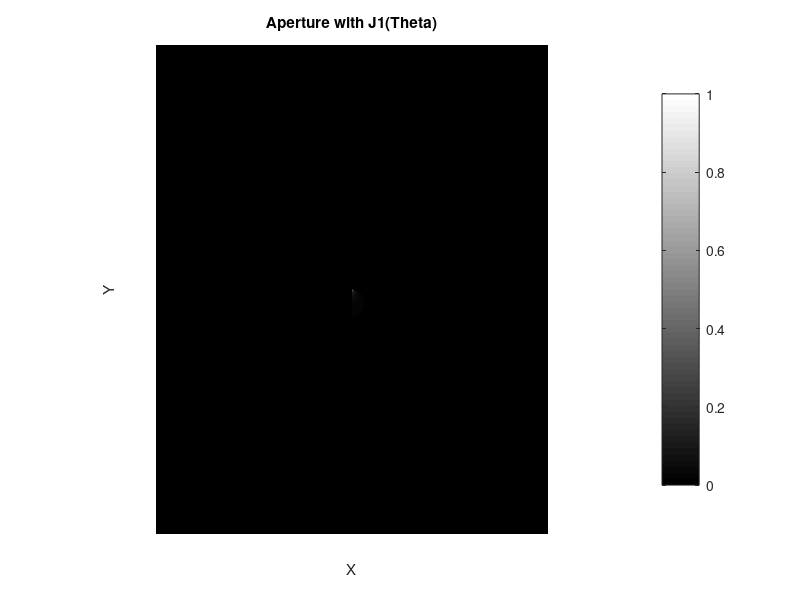
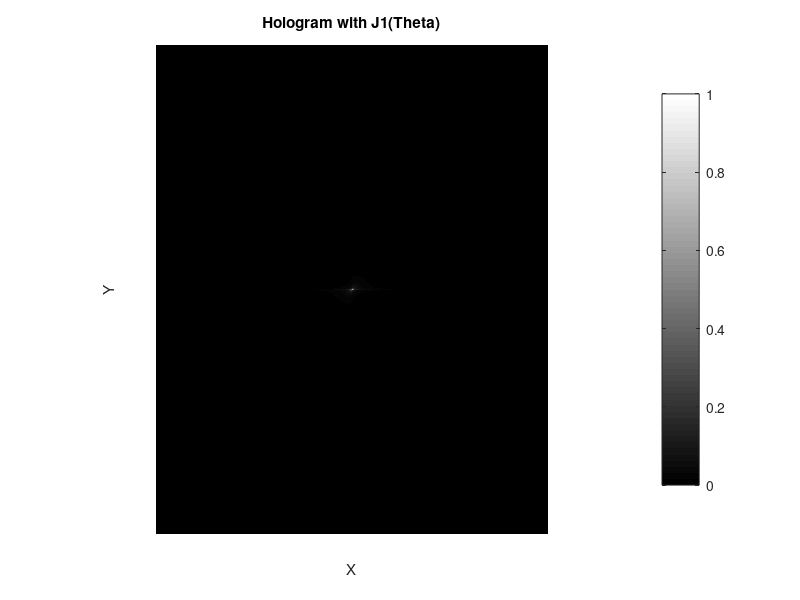

Write MATLAB code to recreate these figures, in order.
clc; clear; close all;

% Define the size of the hologram plane in pixels
num_rows = 1280; % Vertical resolution
num_cols = 1024; % Horizontal resolution

% Create the spatial coordinate arrays
u = linspace(-num_cols / 2, num_cols / 2, num_cols); % Horizontal pixel indices
v = linspace(-num_rows / 2, num_rows / 2, num_rows); % Vertical pixel indices

% Create the 2D grid
[U, V] = meshgrid(u, v);

% Convert Cartesian coordinates to polar coordinates
Theta = atan2(V, U); % Compute theta for each (U, V)
Theta(Theta < 0) = Theta(Theta < 0) + 2*pi; % Ensure theta is in [0, 2π]

% Define fixed parameters
rho = sqrt(U.^2 + V.^2); % Fixed radius
theta1_fixed = pi/2; % Max theta

% Limit Theta to [0, theta1_fixed]
Theta(Theta > theta1_fixed) = 0; % Set out-of-range values to 0

% Compute J1(theta) dynamically
J1_value = besselj(1, Theta); % J1 as a function of Theta

% Compute the aperture function
aperture = J1_value ./ rho; % Aperture varies with theta

% Normalize aperture for visualization
aperture_normalized = mat2gray(aperture); 

% Display the aperture function
figure;
imshow(aperture_normalized, 'XData', u, 'YData', v, 'InitialMagnification', 'fit');
title('Aperture with J1(Theta)');
xlabel('X');
ylabel('Y');
colormap hot;
colorbar;
imwrite(aperture_normalized, 'aperture_image.png'); % Save image

% Compute the 2D Fourier Transform (Hologram)
aperture_ft = fftshift(fft2(aperture)); % Compute FFT and shift zero frequency to center
aperture_ft_mag = abs(aperture_ft); % Get magnitude

% Normalize hologram for visualization
hologram_normalized = mat2gray(aperture_ft_mag);

% Display the hologram
figure;
imshow(hologram_normalized, 'XData', u, 'YData', v, 'InitialMagnification', 'fit');
title('Hologram with J1(Theta)');
xlabel('X');
ylabel('Y');
colormap hot;
colorbar;
imwrite(hologram_normalized, 'hologram_image.png'); % Save image
